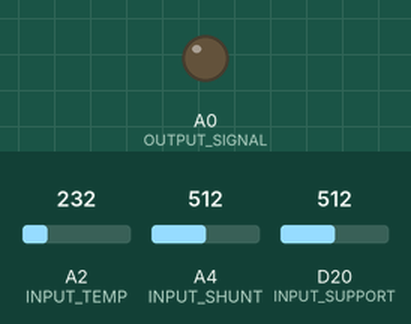
The sketch below on a simulated Arduino Zero (SAMD21). Shown: output pins drawn as LEDs (lit = HIGH). The test bench sets the inputs (shaded band); at power-on: A2 (INPUT_TEMP) = 232, A4 (INPUT_SHUNT) = 512, D20 (INPUT_SUPPORT) = 512 (analog values on the 0–1023 scale). What the sketch prints to the serial monitor is not drawn.

Above: at 0.1 s.
At 0.57 s:
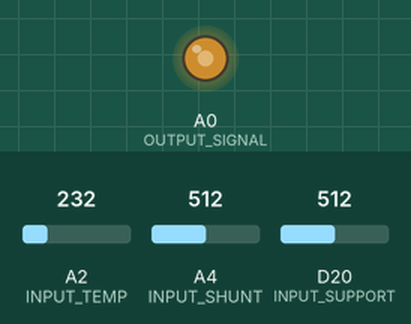
At 1.8 s:
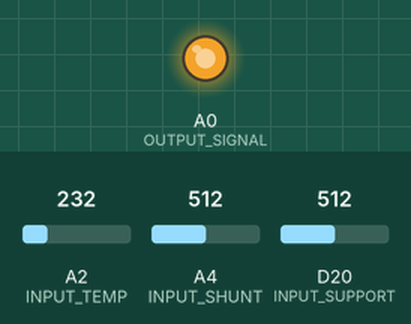
Timing chart, 0 to 3.3 s (numbered marks = the images above):
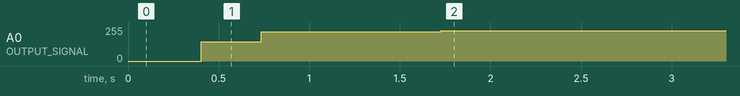

The sketch:

4.7_checking_T480.ino
```cpp
//создаём макроопределения для используемых пинов
#define OUTPUT_SIGNAL     A0
#define INPUT_TEMP        A2
#define INPUT_SHUNT       A4
#define INPUT_SUPPORT     A6

//Характеристика датчика температуры ТМР-36
int millivoltAtZeroDegrees = 500;
int changingMillivoltPerOneDegrees = 10;
//точка калибровки. Для датчика ТМР-36 задаём как минус 40 Цельсиев
int tempCalibrationDeg = -40;

//Характеристика входов/выходов MKR Zero

//точность входного сигнала, мВ, при 10 битном АЦП при analogReference(AR_INTERNAL1V65);
// 1650 мВ/ 1024 = 1,611
double accuracyInput = 1.611;

//точность выходного сигнала, мВ, при 10 битном ЦАП
// 3300mV/1024 = 3.223 mV,
double accuracyOutput = 3.223;

//Температурно-вольтовая характеристика аккумулятора Тубор

//Режим Float
// задайте минимальную температуру в градусах Цельсия, ниже которой напряжение заряда не изменяется
int minTempFloatDeg = 0;
//задайте первую точку в градусах Цельсия, при которой не изменяется напряжение
int tempFirstMidPointFloat = 15;
//Задайте вторую точку при которой температура не изменяется
int tempSecondMidFloatDeg = 35;
//Задайте максимальную температуру в градусах Цельсия, после которой напряжение заряда не изменяется
int maxTempFloatDeg = 50;

//Режим Boost
// задайте минимальную температуру в градусах Цельсия, ниже которой напряжение заряда не изменяется
int minTempBoostDeg = 30;
// задайте максимальную температуру, после которой происходит переход к графику Float
int maxTempBoostDeg = 45;

//задайте максимальное значение выходного напряжения в милливольтах для Boost и Float
int outputMaximum = 2660;
// задайте уровень напряжения средних температурных точек в милливольтах для режима Float
int outputMiddleFloat = 2550;
//задайте значение минимального выходного напряжения в милливольтах для режима Float
int outputFloatMinimum = 2468;
//задайте значение минимального выходного напряжения в милливольтах для режима Boost
int outputBoostMinimum = 2550;

//задайте коэффициент преобразования для базовой шкалы "мВ на элемент" для получения калиброванного напряжения

double coefficientOfCalibration = 1.108;

//Характеристика шунта

//Задайте максимальное напряжение шунта {U шунт макс}
int maxVoltShunt = 60;

//Задайте максимальный ток шунта {I шунт макс}
int maxCurrentShunt = 400;

//Введите паспортную ёмкость для марки испольуемых аккумуляторов {C}
int capacitanceOfBattery = 75;

//Укажите число параллельных цепочек из аккумуляторов {N}
int numberBattery = 4;

//Введите значение коэффициента передачи аналогового предусилителя {K}
int coeffAnalogueAmplifier = 25;

//Задайте ток заряда {S}
double chargingCurrent = 2.8;

//Задайте предельный ток заряда {P}
double maxChargCurrent = 3.5;

//Задайте порог применения ускоренного заряда {B}
double thresholdForBoost = 0.9;

//Задайте условие окончания ускоренного заряда {R}
double thresholdBoostEnding = 0.25;

//Задайте максимальное время работы в режиме boost в часах
byte timeInBoost = 8;

//Задайте время задержки между повторным включением режима boost в минутах
byte delayBoost = 15;

// велечина напряжения сброса Ureset

int voltageReset = 575;

/******************************************************************************************************************************************************************/
//ВЫЧИСЛЯЕМЫЕ ЗНАЧЕНИЯ

//Напряжение соответствующее номинальному току заряда мВ Uномин

double valueOfNominalCurrentOnVoltage = 0.1 * capacitanceOfBattery * numberBattery * coeffAnalogueAmplifier * maxVoltShunt / maxCurrentShunt;

//Напряжение, соответствующее выбранному току заряда U заряда  в мВ
double voltageOfCharge = valueOfNominalCurrentOnVoltage * chargingCurrent;
//Переводим в 10 бит
int voltageOfChargeADC = voltageOfCharge/accuracyInput;

//Напряжение, соответствующее предельному току заряда U max (в мВ)
int limitVoltageOfCharge = valueOfNominalCurrentOnVoltage * maxChargCurrent;
//Umax в 10-битном исчислении
int limitVoltageChrgDAC = limitVoltageOfCharge/accuracyInput;

//Вычисляем значение Ustart при котором происходит начало ускоренного заряда (переключение с Float на Boost) Ustart

double switchFloatToBoost = valueOfNominalCurrentOnVoltage * thresholdForBoost;
//пересчёт в 10 бит
int switchFloatToBoostADC = switchFloatToBoost/accuracyInput;

//Вычисляем пороговое значение Ustop, при котором происходит переключения с функции Boost на Float (окончание ускоренного заряда) Ustop

double switchBoostToFloat = valueOfNominalCurrentOnVoltage * thresholdBoostEnding;
//пересчёт в 10 бит
int switchBoostToFloatADC = switchBoostToFloat/accuracyInput;

//режим работы
String mode;

//текущее событие
String event;

//таймер
String timerMode;

//Вычисляем температуры для 10-битного АЦП

//Вычисление минимальной температуры графика Float для 10-битного АЦП
int minTempFloatADC = (millivoltAtZeroDegrees + minTempFloatDeg*changingMillivoltPerOneDegrees) / accuracyInput;
// вычисляем первую среднюю точку для 10-битного АЦП
int tempFirstPointFloatADC = (millivoltAtZeroDegrees + tempFirstMidPointFloat*changingMillivoltPerOneDegrees) / accuracyInput;
//вычисляем вторую среднюю точку для 10-битного АЦП
int tempSecondPointFloatADC = (millivoltAtZeroDegrees + tempSecondMidFloatDeg*changingMillivoltPerOneDegrees) / accuracyInput;
//вычисляем максимальну температуру для 10-битного АЦП
int maxTempFloatADC = (millivoltAtZeroDegrees + maxTempFloatDeg*changingMillivoltPerOneDegrees) / accuracyInput;

//Вычисление минимальной температуры графика Boost для 10-битного АЦП
int minTempBoostADC = (millivoltAtZeroDegrees + minTempBoostDeg*changingMillivoltPerOneDegrees) / accuracyInput;
//Вычисление максимальной температуры графика Boost после которого происходит переход на Float для 10 битного АЦП
int maxTempBoostADC = (millivoltAtZeroDegrees + maxTempBoostDeg*changingMillivoltPerOneDegrees) / accuracyInput;

//Перевод температуры -40 в 10 бит
int minTempCalibr = (millivoltAtZeroDegrees - 40 * changingMillivoltPerOneDegrees) / accuracyInput;

//Вычисляем значения выходного напряжения управления для 10 битного ЦАП

//вычисляем значение выходного напряжения для 10-битного ЦАП, увеличиваем на единицу, т.к. в данной версии для Тубор это необходимо
//из-за грубого округления при отбрасывании десятых долей
int outputMaxDAC = outputMaximum * coefficientOfCalibration / accuracyOutput + 1;
//вычисляем значение выходного напряжение средних точек Float для 10-битного ЦАП
int outputMidFloatDAC = outputMiddleFloat * coefficientOfCalibration / accuracyOutput;
//вычисляем значение выходно напряжения макисмальной точки для Boost, но в данном случае оно равно значению средних точек Float
int outputMaxBoostDAC = outputMidFloatDAC;
//вычисляем значение выходного напряжения при максимальной температуре для 10-битного ЦАП
int outputMinDAC = outputFloatMinimum * coefficientOfCalibration / accuracyOutput;

//вычисляем точку калибровки для 10-битного АЦП
int tempCalibrationADC = (millivoltAtZeroDegrees + tempCalibrationDeg*changingMillivoltPerOneDegrees) / accuracyInput;

//Переменные времени

//время в миллисекундах в boost
unsigned long timeInBoostMillis = timeInBoost * 60 * 60 * 1000;
//время в миллисекундах задержка между boost и float
unsigned long delayBoostMillis = 1000;

//Перменные, расчитываемые при старте программы

//Созадём массив на 10 точек для скользящей средней по температуре без инициализации
int arrayTemp[10];
int arrayCurrent[10];
int arraySupport[20];

//Создаём переменные для выходного сигнала и средней температуры для их использования в функции отображения на экране.
int outputSignal;
int averageTemperature;
int shuntCurrent;
int valueOfCurrent;
int voltageSupport;
int voltageTemperature;

boolean isUstart = true;
boolean isLastSignalBoost = true;

//переменные для хранения времени таймеров
unsigned long timerFloatBoost;
unsigned long timerBoost;
unsigned long timerVoltageShunt;
unsigned long timerTemperature;
unsigned long timerVoltageSupport;
unsigned long timerComparator;
unsigned long timerDisplaying;


/****************************************************************************************************************************************************************/

void setup() {

  // put your setup code here, to run once:
  pinMode(INPUT_TEMP, INPUT);
  pinMode(INPUT_SHUNT, INPUT);
  pinMode(INPUT_SUPPORT, INPUT);
  //Устанавливаем разрешение для работы с входным сигналом
  analogReference(AR_INTERNAL1V65);

  analogWriteResolution(10);
  analogReadResolution(10);

  // инициализация массива Температуры (ниже блок 2) для скользящей средней
  for (int i = 0; i < 10; i++)
  {
    arrayTemp[i] = analogRead(INPUT_TEMP);
    delay(10);
  }

  // инициализация массива Шунта (ниже блок 1) для скользящей средней
  for (int j = 0; j < 10; j++)
  {
    arrayCurrent[j] = analogRead(INPUT_SHUNT);
    delay(10);
  }
  // инициализация массива Суппорта (ниже блок 3) для скользящей средней

  for (int k = 0; k < 20; k++)
  {
    arraySupport[k] = analogRead(INPUT_SUPPORT);
    delay(10);
  }

  // делаем первоначальную иницаиализацию выходного сигнала
  outputSignal = voltageReset;

  //инициализация таймеров
  timerFloatBoost = millis();
  timerBoost = millis();
  timerVoltageShunt = millis();
  timerTemperature = millis();
  timerVoltageSupport = millis();
  timerComparator = millis();
  timerDisplaying = millis();

  //открываем передачу данных для мониторинга
  Serial.begin(9600);
}

/*************************************************************************************************************************************************************************************/

void loop() {

  //БЛОК 1. получение данных по напряжению на шунте

  if (!isTimerWork(timerVoltageShunt, 15)) {
    valueOfCurrent = 60;
    timerVoltageShunt = millis();
  }

  //БЛОК 2. получение данных по температуре
  if (!isTimerWork(timerTemperature, 1000)) {
    averageTemperature = getMovAverageTemp(arrayTemp);
    timerVoltageShunt = millis();
  }

  //БЛОК 3. получение данных по Usupport
  if (!isTimerWork(timerVoltageSupport, 15)) {
    voltageSupport = getMovAverageSupport(arraySupport);
    timerVoltageSupport = millis();
  }

  //БЛОК 4. Выбор графика boost/float
  //условие калибровки (если температура ниже минус 40, то включаем режим выходного сигнала, равный среднему значению при Флоат)
  if (!isTimerWork(timerComparator, 330)) {

      //4.2 проверка на 15-ти мнунтный таймер
      if (isTimerWork(timerFloatBoost, delayBoostMillis)) {
        mode = "4.2 Float";
        voltageTemperature = outputFloat(averageTemperature);
        timerMode = "15-ти минутный таймер работает";

      }
      //4.3 проверка на значение выше 45 градусов Цельсия
      else if (averageTemperature > maxTempBoostADC) {
        mode = "4.3 Float";
        voltageTemperature = outputFloat(averageTemperature);
        timerFloatBoost = millis();
        timerMode = "15-ти минутный таймер запущен";
        isUstart = false;
        isLastSignalBoost = false;
      }
      //4.4 проверка Ushunt <= Ustop
      else if (valueOfCurrent <= switchBoostToFloatADC) {
        if (isLastSignalBoost) {
          mode = "4.4 Float";
          voltageTemperature = outputFloat(averageTemperature);
          timerFloatBoost = millis();
          timerMode = "15-ти минутный таймер запущен";
          isUstart = false;
          isLastSignalBoost = false;
        }
        else {
          mode = "4.4 else Float";
          voltageTemperature = outputFloat(averageTemperature);
          timerMode = "таймеры не работают";
          isUstart = false;
          isLastSignalBoost = false;
        }
      }
      //4.5 проверка Ushunt >= Ustart
      else if (valueOfCurrent >= switchFloatToBoostADC) {
        mode = "4.5 Boost";
        voltageTemperature = outputBoost(averageTemperature);
        timerMode = "таймеры не работают";
        isUstart = true;
        isLastSignalBoost = true;
      }
      //4.6 проверка момента перехода Ustart в сторону Ustop
      else if (isUstart) {
        isUstart = false;
        mode = "4.6 Boost";
        timerBoost = millis();
        timerMode = "запущен 8-ми часовой таймер";
        voltageTemperature = outputBoost(averageTemperature);
        isLastSignalBoost = true;
      }
      //4.7 проверка на работу 8 часового таймера
      else if (isTimerWork(timerBoost, timeInBoostMillis)) {
        mode = "4.7 Boost";
        voltageTemperature = outputBoost(averageTemperature);
        timerMode = "8 часовой таймер работает";
        isLastSignalBoost = true;
      }
      //4.8 проверка последний сигнал был Boost?
      else if(isLastSignalBoost) {
         mode = "4.8 Float";
         voltageTemperature = outputFloat(averageTemperature);
         timerFloatBoost = millis();
         timerMode = "15-ти минутный таймер запущен";
         isLastSignalBoost = false;
      }
      //4.9 предохранительная ветка
      else {
      mode = "4.9 Float";
      voltageTemperature = outputFloat(averageTemperature);
      timerMode = "таймеры не работают";
      isLastSignalBoost = false;
      }

      //БЛОК 5. Блок сравнения
      //5.1 проверка на Ushunt > Umax
      if (valueOfCurrent > limitVoltageChrgDAC) {
        outputSignal = voltageReset;
        event = "5.1 Ushunt > Umax; Uout = Ureset";
      }
      //5.2 проверка на Uout>Ut
      else if (outputSignal > voltageTemperature) {
        outputSignal--;
        event = "5.2 Uout > Ut; Uout--";
      }
      //5.3 проверка на Uout=Ut
      else if (outputSignal = voltageTemperature) {
        outputSignal = voltageTemperature;
        event = "5.3 Uout = Ut";
      }
      //5.4 проверка на Ushunt>Usuppl
      else if (valueOfCurrent > voltageOfChargeADC) {
        //пустая операция
        event = "5.4 Ushunt > Usuppl; пустая операция";
      }
      //5.5 проверка на Usupport <= Ureset и проверка через либо 5.6 проверка на Uout >= Usupport
      else if (voltageSupport <= voltageReset || outputSignal >= voltageSupport) {
        outputSignal++;
        event = "5.5/5.6 Usupport <= Ureset или Uout >= Usupport; Uout ++ ";
      }
      //5.7 последнее иначе
      else {
        outputSignal = voltageSupport;
        event = "5.7 Uout = Usupport";
      }


    timerComparator = millis();

  }


  analogWrite (OUTPUT_SIGNAL, outputSignal);

  if (!isTimerWork(timerDisplaying, 5000)) {
    displayingDataTemp ();
    timerDisplaying = millis();
  }

}
/*********************************************************************************************************************************************************************************/

//вычисление выходного сигнала по графику Float

int outputFloat(int tempLevel) {
  int outputSignalFloat;

  if (tempLevel < minTempCalibr) {
    outputSignalFloat = outputMidFloatDAC;
    mode = "Calibration";
  }
  else if (tempLevel <= minTempFloatADC) {
    outputSignalFloat = outputMaxDAC;
  }
  else if (tempLevel > minTempFloatADC && tempLevel <= tempFirstPointFloatADC) {
    outputSignalFloat = map(tempLevel, minTempFloatADC, tempFirstPointFloatADC, outputMaxDAC, outputMidFloatDAC);
  }
  else if (tempLevel > tempFirstPointFloatADC && tempLevel <= tempSecondPointFloatADC) {
    outputSignalFloat = outputMidFloatDAC;
  }
  else if (tempLevel > tempSecondPointFloatADC && tempLevel <= maxTempFloatADC) {
    outputSignalFloat = map(tempLevel, tempSecondPointFloatADC, maxTempFloatADC, outputMidFloatDAC, outputMinDAC);
  }
  else if (tempLevel > maxTempFloatADC) {
    outputSignalFloat = outputMinDAC;
  }
  return outputSignalFloat;

}

//вычисление выходного сигнала по графику Boost

int outputBoost(int tempLevel) {
  int outputSignalBoost;
  if (tempLevel < minTempCalibr) {
    outputSignalBoost = outputMidFloatDAC;
    mode = "Calibration";
  }
  else if (tempLevel <= minTempBoostADC) {
    outputSignalBoost = outputMaxDAC;
  }
  else if (tempLevel > minTempBoostADC && tempLevel <= maxTempBoostADC) {
    outputSignalBoost = map (tempLevel, minTempBoostADC, maxTempBoostADC, outputMaxDAC, outputMaxBoostDAC);
  }
  else outputSignalBoost = outputFloat (tempLevel);

  return outputSignalBoost;
}

//вычисление скользящей средней на 10 точек для данных по температуре

int getMovAverageTemp (int arrayTemp[10]) {
  for (byte j = 0; j < 9; j++) {
    arrayTemp[j] = arrayTemp[j + 1];
  }

  arrayTemp[9] = analogRead(INPUT_TEMP);

  int sum = 0;
  for (byte i = 0; i < 10 ; i++) {
    sum += arrayTemp[i];
  }

  return sum / 10;
}

//вычисление скользящей средней на 10 точек для данных по току Шунта

int getMovAverageCurrent (int arrayCur[10]) {
  for (byte j = 0; j < 9; j++) {
    arrayCur[j] = arrayCur[j + 1];
  }

  arrayCur[9] = analogRead(INPUT_SHUNT);

  int sum = 0;
  for (byte i = 0; i < 10 ; i++) {
    sum += arrayCur[i];
  }

  return sum / 10;
}

// вычисление сокльзящей средней на 20 точек для Usupport
int getMovAverageSupport(int arraySup[20]) {
  for (byte j = 0; j < 19; j++) {
    arraySup[j] = arraySup[j + 1];
  }

  arraySup[19] = analogRead(INPUT_SUPPORT);

  int sum = 0;
  for (byte i = 0; i < 20 ; i++) {
    sum += arraySup[i];
  }

  return sum / 20;
}

//проверка сколько времени прошло с момента старта программы, с обработкой переполнения

boolean isTimerWork(unsigned long timeWork, unsigned long timeLimit) {

  if (millis() - timeWork < timeLimit) {
    return true;
  }
  else return false;
}


//функция показа данных в мониторе порта

void displayingDataTemp () {
  //6.1 10 битный блок
  Serial.print("Выходной сигнал в разрядности 10 бит: ");
  Serial.println(outputSignal);

  Serial.print("Температура в 10 битах: ");
  Serial.println(averageTemperature);

  Serial.print("Напряжение шунта в 10 битах: ");
  Serial.println(valueOfCurrent);

  Serial.print("Опорное напряжение в 10 битах: ");
  Serial.println(voltageSupport);
  Serial.println(" ");

  //6.2 блок фактических расчётных значений
  Serial.print("Выходной сигнал в милливольтах:");
  Serial.println(outputSignal * accuracyOutput);

  double tempDeg = (averageTemperature * 1650.0 / 1023.0 - 500.0) / 10.0;
  Serial.print("Температура в градусах C: ");
  Serial.println(tempDeg);

  Serial.print("Напряжение шунта в милливольтах: ");
  Serial.println(valueOfCurrent * accuracyInput);

  Serial.print("Опорное напряжение в милливольтах: ");
  Serial.println(voltageSupport * accuracyInput);

  //6.3 блок
  //выбранный режим расчёта
  Serial.print("Текущий режим работы: ");
  Serial.println(mode);

  //текущее событие
  Serial.print("Текущиее событие: ");
  Serial.println(event);

  //статус таймеров
  Serial.print("Статус таймеров: ");
  Serial.println(timerMode);

  /*
    for(int i = 0 ; i < 10 ; i ++) {
    Serial.print("элемент массива: ");
    Serial.println(i);
    Serial.println(arrayTemp[i]);
    }
  */
  Serial.println(" ");
  Serial.println(" ");
}
```

Measured:
- by itself, A0 (OUTPUT_SIGNAL): 0/255 → 143/255 at 0.40 s, → 218/255 0.33 s later, → 228/255 0.99 s later
